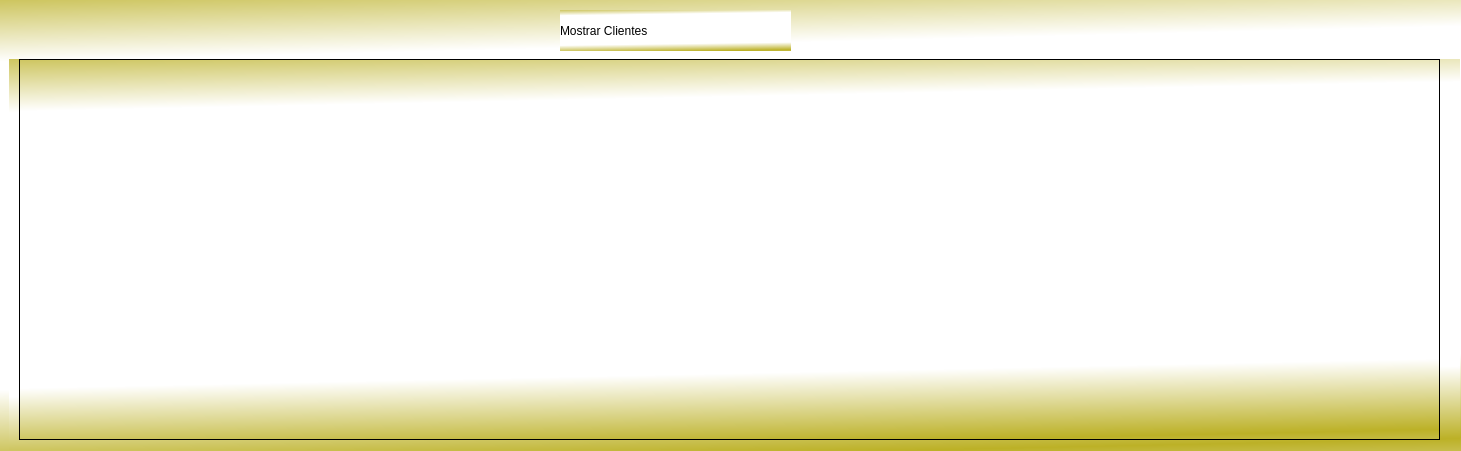
    <widget class="QWidget" name="ventanaverclientes" native="true">
     <property name="geometry">
      <rect>
       <x>10</x>
       <y>500</y>
       <width>1461</width>
       <height>451</height>
      </rect>
     </property>
     <property name="styleSheet">
      <string notr="true">background-color: qlineargradient(spread:reflect, x1:0.618, y1:1, x2:0.574333, y2:0.455, stop:0 rgba(188, 177, 39, 255), stop:0.337778 rgba(255, 255, 255, 255));</string>
     </property>
     <widget class="QLabel" name="etiquetabuscaryverclientes">
      <property name="geometry">
       <rect>
        <x>560</x>
        <y>10</y>
        <width>231</width>
        <height>41</height>
       </rect>
      </property>
      <property name="styleSheet">
       <string notr="true">font: 75 16pt &quot;URW Palladio L&quot;;
background-color: qlineargradient(spread:reflect, x1:0.618, y1:1, x2:0.574333, y2:0.455, stop:0 rgba(188, 177, 39, 255), stop:0.337778 rgba(255, 255, 255, 255));</string>
      </property>
      <property name="text">
       <string>Mostrar Clientes</string>
      </property>
     </widget>
     <widget class="QWidget" name="widgetverclientes" native="true">
      <property name="geometry">
       <rect>
        <x>9</x>
        <y>59</y>
        <width>1451</width>
        <height>391</height>
       </rect>
      </property>
      <widget class="QTableWidget" name="tableWidgetmostrarclientes">
       <property name="geometry">
        <rect>
         <x>10</x>
         <y>0</y>
         <width>1421</width>
         <height>381</height>
        </rect>
       </property>
      </widget>
     </widget>
    </widget>
